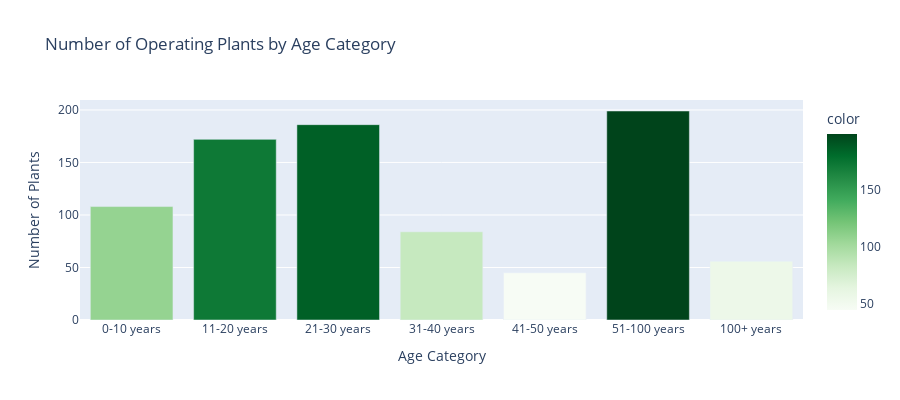
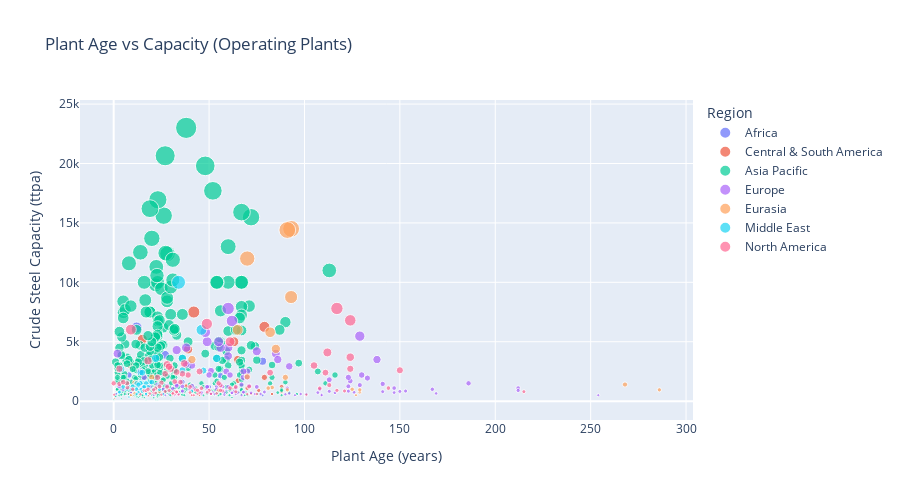

The notebook cell these images were saved under, in order:
### Code cell
# Convert Plant age to numeric
df['Plant age (years)'] = pd.to_numeric(df['Plant age (years)'], errors='coerce')

print(f"\nPlants with age data: {df['Plant age (years)'].notna().sum()} out of {len(df)}")
print(f"\nAge Statistics:")
print(f"  Mean: {df['Plant age (years)'].mean():.2f} years")
print(f"  Median: {df['Plant age (years)'].median():.2f} years")
print(f"  Min: {df['Plant age (years)'].min():.0f} years")
print(f"  Max: {df['Plant age (years)'].max():.0f} years")
print(f"  Std Dev: {df['Plant age (years)'].std():.2f} years")

# Age distribution by bins
print(f"\nAge Distribution by Category:")
age_bins = [0, 10, 20, 30, 40, 50, 100, 300]
age_labels = ['0-10 years', '11-20 years', '21-30 years', '31-40 years', '41-50 years', '51-100 years', '100+ years']
df['age_category'] = pd.cut(df['Plant age (years)'], bins=age_bins, labels=age_labels, right=True)
print(df['age_category'].value_counts().sort_index())

# Bar chart of age categories
age_category_counts = df['age_category'].value_counts().sort_index()
fig_age_cat = px.bar(
    x=age_category_counts.index.astype(str),
    y=age_category_counts.values,
    title='Number of Operating Plants by Age Category',
    labels={'x': 'Age Category', 'y': 'Number of Plants'},
    color=age_category_counts.values,
    color_continuous_scale='Greens'
)
fig_age_cat.update_layout(
    xaxis_title='Age Category',
    yaxis_title='Number of Plants',
    showlegend=False,
    height=400
)
fig_age_cat.show()

# Scatter plot: Age vs Capacity
fig_age_capacity = px.scatter(
    df.dropna(subset=['Plant age (years)', 'Nominal crude steel capacity (ttpa)']),
    x='Plant age (years)',
    y='Nominal crude steel capacity (ttpa)',
    color='Region',
    size='Nominal crude steel capacity (ttpa)',
    hover_name='Plant name (English)',
    hover_data=['Country/Area', 'Owner'],
    title='Plant Age vs Capacity (Operating Plants)',
    size_max=15,
    opacity=0.7
)
fig_age_capacity.update_layout(
    xaxis_title='Plant Age (years)',
    yaxis_title='Crude Steel Capacity (ttpa)',
    height=500
)
fig_age_capacity.show()


print("KEY INSIGHTS FROM AGE ANALYSIS")
print(f"  • Oldest operating plant: {df['Plant age (years)'].max():.0f} years old")
print(f"  • Newest operating plant: {df['Plant age (years)'].min():.0f} years old")
print(f"  • Median age: {df['Plant age (years)'].median():.1f} years")
print(f"  • Most common age range: {age_category_counts.idxmax()}")
print(f"  • Plants over 100 years old: {(df['Plant age (years)'] > 100).sum()}")

### Figure 1 — Plotly figure (JSON) as saved in the notebook; plotly's stock layout.template omitted (floating-point values rounded to 4 significant figures)
{"data": [{"hovertemplate": "Age Category=%{x}<br>Number of Plants=%{y}<br>color=%{marker.color}<extra></extra>", "legendgroup": "", "marker": {"color": [108, 172, 186, 84, 45, 199, 56], "coloraxis": "coloraxis", "pattern": {"shape": ""}}, "name": "", "orientation": "v", "showlegend": false, "textposition": "auto", "type": "bar", "x": ["0-10 years", "11-20 years", "21-30 years", "31-40 years", "41-50 years", "51-100 years", "100+ years"], "xaxis": "x", "y": [108, 172, 186, 84, 45, 199, 56], "yaxis": "y"}], "layout": {"barmode": "relative", "coloraxis": {"colorbar": {"title": {"text": "color"}}, "colorscale": [[0, "rgb(247,252,245)"], [0.125, "rgb(229,245,224)"], [0.25, "rgb(199,233,192)"], [0.375, "rgb(161,217,155)"], [0.5, "rgb(116,196,118)"], [0.625, "rgb(65,171,93)"], [0.75, "rgb(35,139,69)"], [0.875, "rgb(0,109,44)"], [1, "rgb(0,68,27)"]]}, "height": 400, "legend": {"tracegroupgap": 0}, "showlegend": false, "title": {"text": "Number of Operating Plants by Age Category"}, "xaxis": {"anchor": "y", "domain": [0, 1], "title": {"text": "Age Category"}}, "yaxis": {"anchor": "x", "domain": [0, 1], "title": {"text": "Number of Plants"}}}}

### Figure 2 — Plotly figure (JSON) as saved in the notebook; plotly's stock layout.template omitted (floating-point values rounded to 4 significant figures; data arrays with more than 128 entries replaced by an {"elided": "..."} marker saying what was removed)
{"data": [{"customdata": [["Algeria", "Algerian Qatari Steel"], ["Algeria", "Groupe Industriel Sider SpA"], ["Algeria", "Tosyali Ironsteel Industry Algerie SpA"], ["Angola", "Ada - Aceria De Angola SA"], ["Egypt", "AlGioshy Steel SAE"], ["Egypt", "Al Ezz Dekheila Steel Company Alexandria SAE"], ["Egypt", "Delta Steel Company Ltd"], ["Egypt", "Egyptian American Steel Rolling Company SAE"], ["Egypt", "Egyptian Sponge Iron & Steel Company SAE"], ["Egypt", "Egyptian Steel Group"], ["Egypt", "Egyptian Steel Group"], ["Egypt", "Al Ezz Flat Steel Company SAE"], ["Egypt", "Ezz Steel Co"], ["Egypt", "Suez Steel Company SAE"], ["Ghana", "Sentuo Steel Ltd"], ["Kenya", "Devki Steel Mills Ltd"], ["Libya", "Libyan Iron and Steel Co"], ["Morocco", "ArcelorMittal SA"], ["Morocco", "Maghreb Steel SA"], ["Morocco", "Riva Industries"], ["Morocco", "Univers Acier"], ["Nigeria", "Kam Industries (Nigeria) Ltd"], ["South Africa", "Columbus Stainless (Pty) Ltd"], ["South Africa", "ArcelorMittal South Africa Ltd"], ["South Africa", "Scaw Metals Group Pty Ltd"], ["Uganda", "Tembo Steels Uganda Ltd"], ["Zimbabwe", "Dinson Iron & Steel Company Pvt Ltd"]], "hovertemplate": "<b>%{hovertext}</b><br><br>Region=Africa<br>Plant age (years)=%{x}<br>Nominal crude steel capacity (ttpa)=%{marker.size}<br>Country/Area=%{customdata[0]}<br>Owner=%{customdata[1]}<extra></extra>", "hovertext": ["Algerian Qatari Steel Jijel plant", "Sider El Hadjar Annaba steel plant", "Tosyali Algerie Oran steel plant", "Aceria Angola Bengo steel plant", "Al Gioshy Steel Ain Sokhna plant", "Al-Ezz Dekheila Steel Alexandria plant", "Delta Steel Mill Al Qalyubia plant", "Egyptian American Steel Rolling Company Sadat City plant", "Egyptian Sponge Iron and Steel Company Sadat City plant", "Egyptian Steel Ain Sokhna plant", "Egyptian Steel Beni Suef plant", "Ezz Flat Steel Ain Sokhna plant", "Ezz Steel Rebar Sadat City plant", "Suez Steel Solb Misr Attaka plant", "Sentuo Steel Tema plant", "Devki Steel Mills Kwale plant", "Libyan Iron and Steel Misrata plant", "ArcelorMittal Sonasid Casablanca steel plant", "Mahgreb Steel Casablanca plant", "Riva Industries Jorf Lasfar steel plant", "Univers Acier Sidi Hajjaj steel plant", "Kam Industries Kwara steel plant", "Acerinox Columbus Stainless steel plant", "ArcelorMittal Vanderbijlpark Steel Works", "Scaw Metals Group Germiston plant", "Tembo Steels Iganga plant", "Dinson Chivhu iron and steel plant"], "legendgroup": "Africa", "marker": {"color": "#636efa", "opacity": 0.7, "size": [2200.0, 2150.0, 6200.0, 500.0, 500.0, 3200.0, 500.0, 1200.0, 3000.0, 600.0, 600.0, 3900.0, 1000.0, 2100.0, 800.0, 1000.0, 1614.0, 800.0, 1200.0, 800.0, 1200.0, 600.0, 850.0, 3360.0, 600.0, 450.0, 600.0], "sizemode": "area", "sizeref": 102.2, "symbol": "circle"}, "mode": "markers", "name": "Africa", "orientation": "v", "showlegend": true, "type": "scatter", "x": [8.0, 56.0, 12.0, 10.0, 10.0, 39.0, 78.0, 27.0, 17.0, 7.0, 9.0, 27.0, 31.0, 25.0, 10.0, 3.0, 36.0, 20.0, 50.0, 4.0, 23.0, 29.0, 59.0, 78.0, 101.0, 1.0, 1.28], "xaxis": "x", "y": [2200.0, 2150.0, 6200.0, 500.0, 500.0, 3200.0, 500.0, 1200.0, 3000.0, 600.0, 600.0, 3900.0, 1000.0, 2100.0, 800.0, 1000.0, 1614.0, 800.0, 1200.0, 800.0, 1200.0, 600.0, 850.0, 3360.0, 600.0, 450.0, 600.0], "yaxis": "y"}, {"customdata": [["Argentina", "Acindar Industria Argentina de Aceros SA"], ["Argentina", "Sipar Aceros SA"], ["Argentina", "Siderca SAIC"], ["Argentina", "Ternium Argentina SA"], ["Bolivia", "Empresa Siderúrgica del Mutún"], ["Brazil", "Aperam Inox America do Sul SA"], ["Brazil", "ArcelorMittal Brasil SA"], ["Brazil", "ArcelorMittal Brasil SA"], ["Brazil", "ArcelorMittal Brasil SA"], ["Brazil", "ArcelorMittal Brasil SA"], ["Brazil", "ArcelorMittal Brasil SA"], ["Brazil", "ArcelorMittal Brasil SA"], ["Brazil", "ArcelorMittal Tubarão Comercial SA"], ["Brazil", "Aco Verde do Brasil SA"], ["Brazil", "Companhia Siderúrgica Nacional SA"], ["Brazil", "Gerdau Acominas SA"], ["Brazil", "Gerdau Acos Longos SA"], ["Brazil", "Gerdau Acos Longos SA"], ["Brazil", "Gerdau SA"], ["Brazil", "Gerdau Acos Longos SA"], ["Brazil", "GV do Brasil Industria e Comercio de Aço Ltda"], ["Brazil", "GV do Brasil Industria e Comercio de Aço Ltda"], ["Brazil", "Siderurgica Norte Brasil SA"], ["Brazil", "Ternium Brasil Ltda"], ["Brazil", "Usinas Siderurgicas de Minas Gerais SA"], ["Brazil", "Vallourec Soluções Tubulares do Brasil SA"], ["Chile", "Aceros AZA SA"], ["Guatemala", "Corporación AG SA"], ["Peru", "Corporacion Aceros Arequipa SA"], ["Peru", "Empresa Siderurgica del Peru SAA"], ["Venezuela", "Siderurgica del Orinoco Alfredo Maneiro CA"]], "hovertemplate": "<b>%{hovertext}</b><br><br>Region=Central & South America<br>Plant age (years)=%{x}<br>Nominal crude steel capacity (ttpa)=%{marker.size}<br>Country/Area=%{customdata[0]}<br>Owner=%{customdata[1]}<extra></extra>", "hovertext": ["ArcelorMittal Acindar Villa Constitución steel plant", "Gerdau Sipar Pérez steel plant", "TenarisSiderca Campana steel plant", "Ternium Siderar San Nicolás steel plant", "ESM Mutún steel plant", "Aperam Timóteo steel plant", "ArcelorMittal Barra Mansa steel plant", "ArcelorMittal Juiz de Fora steel plant", "ArcelorMittal Monlevade steel plant", "ArcelorMittal Pecém steel plant", "ArcelorMittal Piracicaba steel plant", "ArcelorMittal Resende steel plant", "ArcelorMittal Tubarão steel plant", "AVB Açailândia steel plant", "CSN Volta Redonda steel plant", "Gerdau Açominas Ouro Branco steel plant", "Gerdau Cosigua Santa Cruz steel plant", "Gerdau Divinópolis steel plant", "Gerdau Pindamonhangaba steel plant", "Gerdau São Paulo Araçariguama steel plant", "Simec Cariacica steel plant", "Simec Pindamonhangaba steel plant", "Sinobras Marabá steel plant", "Ternium Brasil Santa Cruz steel plant", "Usiminas Ipatinga steel plant", "Vallourec Jeceaba steel plant", "AZA Colina steel plant", "AG Sidegua Masagua steel plant", "Aceros Arequipa Pisco steel plant", "Gerdau Siderperu Chimbote steel plant", "Sidor Ciudad Guayana steel plant"], "legendgroup": "Central & South America", "marker": {"color": "#EF553B", "opacity": 0.7, "size": [2000.0, 650.0, 1720.0, 3501.0, 200.0, 900.0, 800.0, 1100.0, 1200.0, 3000.0, 1100.0, 1000.0, 7500.0, 600.0, 6251.0, 4360.0, 936.0, 600.0, 530.0, 950.0, 600.0, 500.0, 475.0, 5200.0, 5000.0, 1000.0, 520.0, 500.0, 1250.0, 750.0, 1020.0], "sizemode": "area", "sizeref": 102.2, "symbol": "circle"}, "mode": "markers", "name": "Central & South America", "orientation": "v", "showlegend": true, "type": "scatter", "x": [79.0, 8.0, 65.13, 65.0, 0.53, 76.0, 88.0, 41.0, 88.0, 9.0, 70.0, 16.0, 42.0, 10.0, 79.0, 39.0, 54.0, 72.0, 45.0, 19.0, 83.0, 10.0, 18.0, 15.0, 63.0, 14.0, 26.24, 31.0, 38.0, 67.0, 63.0], "xaxis": "x", "y": [2000.0, 650.0, 1720.0, 3501.0, 200.0, 900.0, 800.0, 1100.0, 1200.0, 3000.0, 1100.0, 1000.0, 7500.0, 600.0, 6251.0, 4360.0, 936.0, 600.0, 530.0, 950.0, 600.0, 500.0, 475.0, 5200.0, 5000.0, 1000.0, 520.0, 500.0, 1250.0, 750.0, 1020.0], "yaxis": "y"}, {"customdata": {"elided": "453x2 str values"}, "hovertemplate": "<b>%{hovertext}</b><br><br>Region=Asia Pacific<br>Plant age (years)=%{x}<br>Nominal crude steel capacity (ttpa)=%{marker.size}<br>Country/Area=%{customdata[0]}<br>Owner=%{customdata[1]}<extra></extra>", "hovertext": {"elided": "453 str values"}, "legendgroup": "Asia Pacific", "marker": {"color": "#00cc96", "opacity": 0.7, "size": {"elided": "453 float values"}, "sizemode": "area", "sizeref": 102.2, "symbol": "circle"}, "mode": "markers", "name": "Asia Pacific", "orientation": "v", "showlegend": true, "type": "scatter", "x": {"elided": "453 float values"}, "xaxis": "x", "y": {"elided": "453 float values"}, "yaxis": "y"}, {"customdata": {"elided": "131x2 str values"}, "hovertemplate": "<b>%{hovertext}</b><br><br>Region=Europe<br>Plant age (years)=%{x}<br>Nominal crude steel capacity (ttpa)=%{marker.size}<br>Country/Area=%{customdata[0]}<br>Owner=%{customdata[1]}<extra></extra>", "hovertext": {"elided": "131 str values"}, "legendgroup": "Europe", "marker": {"color": "#ab63fa", "opacity": 0.7, "size": {"elided": "131 float values"}, "sizemode": "area", "sizeref": 102.2, "symbol": "circle"}, "mode": "markers", "name": "Europe", "orientation": "v", "showlegend": true, "type": "scatter", "x": {"elided": "131 float values"}, "xaxis": "x", "y": {"elided": "131 float values"}, "yaxis": "y"}, {"customdata": [["Azerbaijan", "Baku Steel Company QSC"], ["Kazakhstan", "Qazaqstan Steel Group LLP"], ["Russia", "Abinski Elektrometallurgicheski Zavod LLC"], ["Russia", "Amurstal LLC"], ["Russia", "Ashinskiy Metzavod PJSC"], ["Russia", "MZ Balakovo JSC"], ["Russia", "Evraz NTMK JSC"], ["Russia", "Evraz ZSMK JSC"], ["Russia", "Promsort LLC"], ["Russia", "KMK Tempo JSC"], ["Russia", "Magnitogorskiy Metallurgicheskiy Kombinat PJSC"], ["Russia", "Chelyabinskiy Metallurgicheskiy Kombinat PJSC"], ["Russia", "Oskol'skiy Elektrometallurgicheskiy Kombinat Imeni Alekseya Alekseyevicha Ugarova JSC"], ["Russia", "UMK-Stal LLC"], ["Russia", "Novolipetsk Steel PJSC"], ["Russia", "Novorossiysk Rolling Plant LLC"], ["Russia", "Vyksunskiy Metallurgicheskiy Zavod AO"], ["Russia", "Chelyabinskiy Truboprokatnyi Zavod JSC"], ["Russia", "Promsort LLC"], ["Russia", "Promsort LLC"], ["Russia", "Severstal PJSC"], ["Russia", "StavStal' LLC"], ["Russia", "Severskiy Trubnyi Zavod JSC"], ["Russia", "Taganrogskiy Metallurgicheskiy Zavod JSC"], ["Russia", "UMK-Stal LLC"], ["Russia", "Uralskaya Stal JSC"], ["Russia", "Krasnyi Oktyabr' Corporation JSC"], ["Russia", "Volzhskiy Trubnyi Zavod JSC"], ["Uzbekistan", "Uzbekskiy Metallurgicheskiy Kombinat JSC"]], "hovertemplate": "<b>%{hovertext}</b><br><br>Region=Eurasia<br>Plant age (years)=%{x}<br>Nominal crude steel capacity (ttpa)=%{marker.size}<br>Country/Area=%{customdata[0]}<br>Owner=%{customdata[1]}<extra></extra>", "hovertext": ["Baku Steel Company steel plant", "Qarmet steel plant", "Abinsk Electric Steel Works", "Amurstal steel plant", "Ashinskiy Metallurgical plant", "Balakovo Steel Plant", "Evraz NTMK steel plant", "Evraz ZSMK steel plant", "IMH Tula steel plant", "Kamsky Metallurgical Works TEMPO", "Magnitogorsk Iron and Steel Works", "Mechel Chelyabinsk Metallurgical Plant", "Metalloinvest OEMK steel plant", "Nadezhdinski Metallurgical Plant", "NLMK Lipetsk steel plant", "Novorossiysk rolling plant", "OMK Vyksa Casting and Rolling Complex", "Pervouralsk Pipe Plant", "Promsort Kaluga steel plant", "Promsort Ural steel plant", "Severstal Cherepovets steel plant", "StavStal Metallurgical Plant", "TMK Seversky Pipe Plant", "TMK Taganrog Metallurgical Plant", "Tyumen Electrosteel plant", "Ural Steel Metallurgical Plant", "VMK Red October steel plant", "Volzhsky Pipe Plant", "Uzmetkombinat steel plant"], "legendgroup": "Eurasia", "marker": {"color": "#FFA15A", "opacity": 0.7, "size": [800.0, 6000.0, 1550.0, 1150.0, 1000.0, 1250.0, 4400.0, 8760.0, 2000.0, 504.0, 14500.0, 5799.0, 3500.0, 756.0, 14400.0, 730.0, 1400.0, 950.0, 1500.0, 2000.0, 12000.0, 500.0, 950.0, 950.0, 664.0, 2050.0, 501.0, 900.0, 1100.0], "sizemode": "area", "sizeref": 102.2, "symbol": "circle"}, "mode": "markers", "name": "Eurasia", "orientation": "v", "showlegend": true, "type": "scatter", "x": [24.0, 65.0, 11.0, 83.0, 125.0, 12.0, 85.0, 93.0, 90.0, 9.0, 93.0, 82.0, 41.0, 129.0, 91.0, 18.0, 268.0, 91.0, 12.0, 20.0, 70.0, 9.0, 286.0, 129.0, 11.0, 70.0, 127.0, 55.0, 81.0], "xaxis": "x", "y": [800.0, 6000.0, 1550.0, 1150.0, 1000.0, 1250.0, 4400.0, 8760.0, 2000.0, 504.0, 14500.0, 5799.0, 3500.0, 756.0, 14400.0, 730.0, 1400.0, 950.0, 1500.0, 2000.0, 12000.0, 500.0, 950.0, 950.0, 664.0, 2050.0, 501.0, 900.0, 1100.0], "yaxis": "y"}, {"customdata": [["Bahrain", "Sulb Company BSCC"], ["Iran", "Arfa Iron and Steel Co"], ["Iran", "Arvand Jahanara Steel Co"], ["Iran", "Bafgh Mineral Complex Iron & Steel Co"], ["Iran", "Bonab Steel Complex"], ["Iran", "Butia Iranian Steel Co"], ["Iran", "Chadormalu Mining & Industrial Co"], ["Iran", "Esfahan Steel Co"], ["Iran", "Ghaenat Steel Complex"], ["Iran", "Iran Alloy Steel Co"], ["Iran", "Sirjan Jahan Steel Co"], ["Iran", "Khorasan Steel Complex Co"], ["Iran", "Khouzestan Steel Co"], ["Iran", "Kish South Kaveh Steel Co"], ["Iran", "Mobarakeh Steel Co"], ["Iran", "Mobarakeh Steel Co"], ["Iran", "Mobarakeh Steel Co"], ["Iran", "Mobarakeh Steel Co"], ["Iran", "Natanz Steel Co"], ["Iran", "Neyriz Ghadir Steel Co"], ["Iran", "Pasargad Steel Complex Co"], ["Iran", "Iranian Sirjan Steel Co"], ["Iran", "West Alborz Steel Co"], ["Iran", "Zarand Iranian Steel Co"], ["Iraq", "Al Anmaa for Construction Materials Production Ltd"], ["Iraq", "F&F Steel"], ["Iraq", "Mass Iraq Iron and Steel Industry Co"], ["Iraq", "Van Company for Industrial Investment and General Trading"], ["Kuwait", "United Steel Industries Co KSCC"], ["Oman", "Jindal Shadeed Iron & Steel LLC"], ["Oman", "Moon Iron and Steel Company SAOC"], ["Oman", "Sohar Steel LLC"], ["Qatar", "Qatar Steel Company QPSC"], ["Saudi Arabia", "Arab Steel Co"], ["Saudi Arabia", "National Steel Co"], ["Saudi Arabia", "Al Qaryan Steel Co"], ["Saudi Arabia", "Rajhi Steel Industries Co Ltd"], ["Saudi Arabia", "Saudi Iron and Steel Co"], ["Saudi Arabia", "Solb Steel Co"], ["Syria", "Hadeed Metal Manufacturing Co"], ["Syria", "Hmisho Steel SA"], ["United Arab Emirates", "Arabian Gulf Steel Industries Selling Port LLC"], ["United Arab Emirates", "Emsteel Building Materials PJSC"]], "hovertemplate": "<b>%{hovertext}</b><br><br>Region=Middle East<br>Plant age (years)=%{x}<br>Nominal crude steel capacity (ttpa)=%{marker.size}<br>Country/Area=%{customdata[0]}<br>Owner=%{customdata[1]}<extra></extra>", "hovertext": ["Sulb Bahrain Al Hidd steel plant", "Arfa Iron and Steel Yazd plant", "Arvand Jahanara Steel Khouzestan plant", "Bafgh Mineral Complex Iron and Steel Yazd plant", "Bonab Steel Complex", "Butia Steel Kerman plant", "Chadormalu Mining and Industrial Company Yazd plant", "Esfahan Steel Isfahan plant", "Ghaenat Steel Complex South Khorasan", "Iran Alloy Steel Company Yazd plant", "Jahan Foolad Sirjan Steel Kerman plant", "Khorasan Steel Complex", "Khouzestan Steel plant", "Kish South Kaveh Steel Hormuzgan plant", "Mobarakeh Saba Steel Complex", "Mobarakeh Steel Complex Isfahan", "Mobarakeh Steel Hormuzgan Steel Company plant", "Mobarakeh Steel Sefid Dasht Steel Complex", "Natanz Steel Company Isfahan plant", "Neyriz Ghadir Steel Company Fars plant", "Pasargad Steel Complex Fars", "Sirjan Iranian Steel Kerman Plant", "West Alborz Ana Steel Zanjan plant", "Zarand Iranian Steel Company Kerman plant", "Al Anmaa Basra steel plant", "F&F Steel Erbil plant", "Mass Iron and Steel Industry Co Sulaimaniya plant", "Van Steel Kurdistan plant", "United Steel Industrial Kuwait Steel Sharq plant", "Jindal Steel Sohar plant", "Moon Iron & Steel Company Sohar plant", "Sohar Steel plant", "Industries Qatar Steel Mesaieed plant", "Al Ittefaq Arab Steel Dammam plant", "Al Ittefaq National Steel Dammam plant", "Al Qaryan steel plant", "Rajhi Al Assemah Steel Jeddah plant", "SABIC Hadeed Al Jubail steel plant", "Solb Steel Jizan plant", "Hadeed Metal Manufacturing Co Damascus steel plant", "Hmisho Steel Hassia plant", "Arabian Gulf Steel Industries Abu Dhabi plant", "Emsteel Abu Dhabi plant"], "legendgroup": "Middle East", "marker": {"color": "#19d3f3", "opacity": 0.7, "size": [1265.0, 1000.0, 2700.0, 1200.0, 1000.0, 1500.0, 1200.0, 3600.0, 800.0, 600.0, 1200.0, 1400.0, 3600.0, 2400.0, 1600.0, 10000.0, 1500.0, 1000.0, 999.0, 1000.0, 1500.0, 1000.0, 1600.0, 1500.0, 735.0, 600.0, 1250.0, 750.0, 1200.0, 2400.0, 1200.0, 700.0, 2574.0, 2600.0, 1000.0, 350.0, 850.0, 6000.0, 1200.0, 1400.0, 800.0, 600.0, 3600.0], "sizemode": "area", "sizeref": 102.2, "symbol": "circle"}, "mode": "markers", "name": "Middle East", "orientation": "v", "showlegend": true, "type": "scatter", "x": [13.0, 14.44, 4.0, 12.0, 17.0, 14.0, 8.0, 54.0, 3.0, 26.0, 16.0, 24.0, 36.0, 14.0, 19.0, 34.0, 14.0, 9.0, 24.0, 7.0, 12.0, 12.0, 20.0, 17.0, 13.0, 12.02, 10.0, 3.0, 18.0, 15.0, 5.0, 17.0, 47.0, 36.0, 21.0, 8.0, 41.0, 46.0, 16.0, 13.0, 15.0, 17.0, 22.0], "xaxis": "x", "y": [1265.0, 1000.0, 2700.0, 1200.0, 1000.0, 1500.0, 1200.0, 3600.0, 800.0, 600.0, 1200.0, 1400.0, 3600.0, 2400.0, 1600.0, 10000.0, 1500.0, 1000.0, 999.0, 1000.0, 1500.0, 1000.0, 1600.0, 1500.0, 735.0, 600.0, 1250.0, 750.0, 1200.0, 2400.0, 1200.0, 700.0, 2574.0, 2600.0, 1000.0, 350.0, 850.0, 6000.0, 1200.0, 1400.0, 800.0, 600.0, 3600.0], "yaxis": "y"}, {"customdata": {"elided": "88x2 str values"}, "hovertemplate": "<b>%{hovertext}</b><br><br>Region=North America<br>Plant age (years)=%{x}<br>Nominal crude steel capacity (ttpa)=%{marker.size}<br>Country/Area=%{customdata[0]}<br>Owner=%{customdata[1]}<extra></extra>", "hovertext": ["Algoma steel plant", "ArcelorMittal Dofasco steel plant", "ArcelorMittal Montreal steel plant", "Cleveland-Cliffs Lake Erie steel plant", "Evraz Regina Steel plant", "Gerdau Whitby Steel Mill", "Ivaco Rolling Mills steel plant", "Rio Tinto Fer et Titane steel plant", "ArcelorMittal Lázaro Cárdenas steel plant", "DEACERO Celaya steel plant", "DEACERO Ramos Arizpe steel plant", "Gerdau Corsa Ciudad Sahagún steel plant", "Gerdau Corsa Tultitlán steel plant", "Grupo Acerero steel plant", "Grupo Simec Apizaco Cholula steel plant", "Grupo Simec San Luis steel plants", "Tenaris TAMSA Veracruz steel plant", "Ternium Apodaca steel plant", "Ternium Guerrero San Nicolás de los Garza steel plant", "Ternium Puebla steel plant", "TYASA steel plant", "Alton Steel plant", "ArcelorMittal Calvert", "BlueScope North Star Steel plant", "Cascade Steel Rolling Mills", "Charter Steel Cleveland plant", "Charter Steel Saukville plant", "Cleveland-Cliffs Burns Harbor steel plant", "Cleveland-Cliffs Butler steel plant", "Cleveland-Cliffs Cleveland steel plant", "Cleveland-Cliffs Coatesville steel plant", "Cleveland-Cliffs Dearborn steel plant", "Cleveland-Cliffs Indiana Harbor steel plant", "Cleveland-Cliffs Mansfield Works", "Cleveland-Cliffs Middletown steel plant", "CMC Alabama steel plant", "CMC Arizona steel plant", "CMC South Carolina steel plant", "CMC Steel Florida plant", "CMC Steel New Jersey plant", "CMC Steel Texas plant", "CMC Tennessee steel plant", "Evraz Pueblo steel plant", "Finkl Steel Chicago plant", "Gerdau Cartersville steel plant", "Gerdau Fort Smith steel plant", "Gerdau Jackson steel mill", "Gerdau Midlothian Steel Mill", "Gerdau Monroe steel plant", "Gerdau Petersburg Steel Mill", "Hybar Arkansas steel plant", "JSW Steel USA Ohio plant", "Leggett & Platt Sterling Steel plant", "Metallus Faircrest steel plant", "NLMK Indiana steel plant", "North American Stainless Ghent steel plant", "Nucor Steel Berkeley plant", "Nucor Steel Birmingham plant", "Nucor Steel Brandenburg plant", "Nucor Steel Crawfordsville plant", "Nucor Steel Darlington plant", "Nucor Steel Decatur plant", "Nucor Steel Gallatin plant", "Nucor Steel Hertford plant", "Nucor Steel Hickman plant", "Nucor Steel Jewett plant", "Nucor Steel Kankakee plant", "Nucor Steel Memphis plant", "Nucor Steel Norfolk plant", "Nucor Steel Plymouth plant", "Nucor Steel Seattle plant", "Nucor Steel Tuscaloosa plant", "Nucor-Yamato Steel Blytheville plant", "Optimus Steel Beaumont plant", "Outokumpu Stainless USA steel plant", "SSAB Americas Alabama steel plant", "SSAB Americas Iowa steel plant", "Steel Dynamics Butler plant", "Steel Dynamics Columbia City plant", "Steel Dynamics Columbus plant", "Steel Dynamics Engineered Bar Products steel plant", "Steel Dynamics Roanoke steel plant", "Steel Dynamics Sinton plant", "U.S. Steel Big River Steel plant", "U.S. Steel Edgar Thomson Plant", "U.S. Steel Fairfield plant", "U.S. Steel Gary Works", "Vallourec Star Youngstown steel plant"], "legendgroup": "North America", "marker": {"color": "#FF6692", "opacity": 0.7, "size": [3700.0, 1350.0, 2400.0, 2500.0, 1200.0, 1100.0, 650.0, 600.0, 6500.0, 2300.0, 2200.0, 1000.0, 500.0, 725.0, 1140.0, 816.0, 1230.0, 600.0, 2400.0, 1330.0, 1650.0, 680.0, 1500.0, 3034.0, 860.0, 635.0, 570.0, 5001.0, 908.0, 4100.0, 800.0, 3000.0, 6800.0, 546.0, 2722.0, 653.0, 890.0, 776.0, 617.0, 653.0, 943.0, 544.0, 1100.0, 573.0, 908.0, 505.0, 629.0, 1500.0, 730.0, 821.0, 544.0, 1500.0, 1090.0, 1088.0, 770.0, 1600.0, 2956.0, 500.0, 1450.0, 2304.0, 910.0, 3100.0, 2722.0, 1542.0, 2450.0, 907.0, 794.0, 891.0, 1088.0, 908.0, 855.0, 1200.0, 3174.0, 750.0, 1000.0, 1250.0, 1200.0, 2900.0, 2000.0, 3400.0, 950.0, 590.0, 2722.0, 6022.0, 2600.0, 1600.0, 7800.0, 725.0], "sizemode": "area", "sizeref": 102.2, "symbol": "circle"}, "mode": "markers", "name": "North America", "orientation": "v", "showlegend": true, "type": "scatter", "x": [124.0, 113.0, 111.0, 45.0, 64.0, 61.0, 54.0, 75.0, 48.85, 27.0, 39.0, 10.0, 41.0, 21.0, 7.2, 32.0, 71.0, 32.0, 82.0, 56.0, 32.0, 22.0, 0.0, 29.0, 57.0, 19.0, 34.0, 61.0, 117.0, 112.0, 215.0, 105.0, 124.0, 101.0, 124.0, 31.0, 16.0, 33.0, 51.0, 31.0, 43.0, 25.0, 144.0, 14.0, 29.0, 41.0, 44.0, 55.0, 45.0, 27.0, 0.28, 7.0, 22.0, 108.0, 33.0, 35.0, 29.0, 42.0, 3.0, 36.0, 56.0, 28.0, 30.0, 25.0, 33.0, 50.0, 64.0, 17.0, 46.0, 44.0, 121.0, 40.0, 37.0, 49.0, 18.0, 24.0, 28.0, 29.0, 23.0, 18.0, 21.0, 70.0, 3.0, 9.0, 150.0, 5.0, 117.0, 40.0], "xaxis": "x", "y": [3700.0, 1350.0, 2400.0, 2500.0, 1200.0, 1100.0, 650.0, 600.0, 6500.0, 2300.0, 2200.0, 1000.0, 500.0, 725.0, 1140.0, 816.0, 1230.0, 600.0, 2400.0, 1330.0, 1650.0, 680.0, 1500.0, 3034.0, 860.0, 635.0, 570.0, 5001.0, 908.0, 4100.0, 800.0, 3000.0, 6800.0, 546.0, 2722.0, 653.0, 890.0, 776.0, 617.0, 653.0, 943.0, 544.0, 1100.0, 573.0, 908.0, 505.0, 629.0, 1500.0, 730.0, 821.0, 544.0, 1500.0, 1090.0, 1088.0, 770.0, 1600.0, 2956.0, 500.0, 1450.0, 2304.0, 910.0, 3100.0, 2722.0, 1542.0, 2450.0, 907.0, 794.0, 891.0, 1088.0, 908.0, 855.0, 1200.0, 3174.0, 750.0, 1000.0, 1250.0, 1200.0, 2900.0, 2000.0, 3400.0, 950.0, 590.0, 2722.0, 6022.0, 2600.0, 1600.0, 7800.0, 725.0], "yaxis": "y"}], "layout": {"height": 500, "legend": {"itemsizing": "constant", "title": {"text": "Region"}, "tracegroupgap": 0}, "title": {"text": "Plant Age vs Capacity (Operating Plants)"}, "xaxis": {"anchor": "y", "domain": [0, 1], "title": {"text": "Plant Age (years)"}}, "yaxis": {"anchor": "x", "domain": [0, 1], "title": {"text": "Crude Steel Capacity (ttpa)"}}}}
